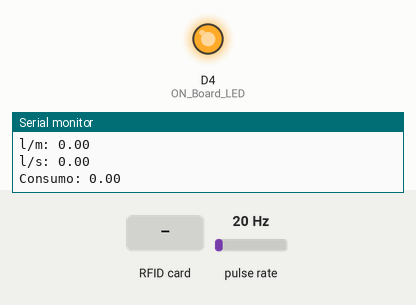
Bench run of a sketch on a simulated ESP8266 (NodeMCU). On the bench: output pins drawn as LEDs (lit = HIGH), the last lines printed to the serial monitor. Wiring (inferred from the names in the program): pulse sensor: data D3. Inputs (shaded band) come from the test bench; at power-on: pulse rate 20 Hz. WiFi joins after 1.5 s; servers stay silent unless stated; uploads are accepted with an empty reply.

Above: at 3.2 s.
3.3 s: RFID card 5E 7A 19 C4 held to the reader
At 4.2 s:
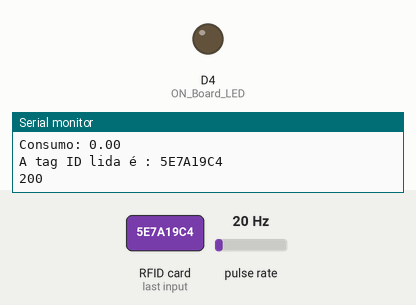
Timing chart, 0 to 6.3 s (numbered marks = the images above; inputs shaded):
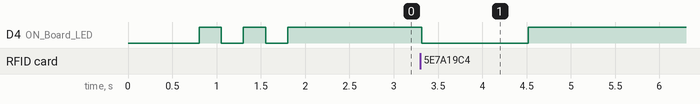

The sketch:

williMeterPHP.ino
```cpp
/*
# # # # # # # # # # # # # # # # # # # # # # # # # # # # # # # # # # # #
# RFID MFRC522 / RC522 Library : https://github.com/miguelbalboa/rfid #
#                                                                     #
#                 Installation :                                      #
# NodeMCU ESP8266/ESP12E    RFID MFRC522 / RC522                      #
#         D2       <---------->   SDA/SS                              #
#         D5       <---------->   SCK                                 #
#         D7       <---------->   MOSI                                #
#         D6       <---------->   MISO                                #
#         GND      <---------->   GND                                 #
#         D1       <---------->   RST                                 #
#         3V/3V3   <---------->   3.3V                                #
# # # # # # # # # # # # # # # # # # # # # # # # # # # # # # # # # # # #
*/

//---------------------------------------- adiciona as library ---------------------------------------------------------------------------------------------------------------//
#include <ESP8266WebServer.h>
#include <ESP8266HTTPClient.h>
#include <SPI.h>
#include <MFRC522.h>
//------------------------------------------------------------------------------------------------------------------------------------------------------------------------------------------//

#define SS_PIN D2  //--> SDA / SS is connected to pinout D2
#define RST_PIN D1  //--> RST is connected to pinout D1
#define FLOWSENSOR D3 // Sensor de Fluxo
#define ON_Board_LED 2  //--> Defining an On Board LED, used for indicators when the process of connecting to a wifi router
//conforme datasheet, Hz = 7.5*Q onde Q é o fluxo em L/M
#define calibrationFactor 7.5
//---------------------------------------- info do wifi -------------------------------------------------------------------------------------------------------------//
const char* ssid = "SAMPAIO1";
const char* password = "familiasampaio";
//------------------------------------------------------------------------------------------------------------------------------------------------------------------------------------------//

MFRC522 mfrc522(SS_PIN, RST_PIN);  //--> Create MFRC522 instance.
ESP8266WebServer server(80);  //--> Server on port 80

// armazena a quant. de pulsos.
volatile int frequencia = 0;
// variaveis para teste
float consumo;
float fluxoPorMinuto;
float fluxoPorSegundo;
int tempoLoop, tempoAberto;
bool solenoide;
bool enchendo;
byte readcard[4];
char str[32] = "";
String StrUID;

//-----------------------------------------------------------------------------------------------SETUP--------------------------------------------------------------------------------------//
void setup() {
  Serial.begin(115200); //--> Initialize serial communications with the PC
  SPI.begin();      //--> Init SPI bus
  mfrc522.PCD_Init(); //--> Init MFRC522 card
  //Delay apenas por precaução para dar tempo dos sensores estabilizarem
  delay(500);

  WiFi.begin(ssid, password); //--> Connect to your WiFi router

  pinMode(FLOWSENSOR, INPUT);
  pinMode(ON_Board_LED,OUTPUT);
  digitalWrite(ON_Board_LED, HIGH); //--> Turn off Led On Board

  //----------------------------------------Wait for connection
  Serial.print("Connecting");
  while (WiFi.status() != WL_CONNECTED) {
    Serial.print(".");
    //----------------------------------------Make the On Board Flashing LED on the process of connecting to the wifi router.
    digitalWrite(ON_Board_LED, LOW);
    delay(250);
    digitalWrite(ON_Board_LED, HIGH);
    delay(250);
  }
  digitalWrite(ON_Board_LED, HIGH); //--> Turn off the On Board LED when it is connected to the wifi router.

  // adiciona a interrupção do sensor
  attachInterrupt(digitalPinToInterrupt(FLOWSENSOR), flow, RISING); // Setup Interrupt
  // para calculo de fluxo
  tempoLoop = millis();
  tempoAberto = millis();
  solenoide = false;
  enchendo = false;
  frequencia = 0;
  consumo = 0;
  fluxoPorMinuto = 0;
  fluxoPorSegundo = 0;
  //----------------------------------------If successfully connected to the wifi router, the IP Address that will be visited is displayed in the serial monitor
  Serial.println("");
  Serial.print("Successfully connected to : ");
  Serial.println(ssid);
  Serial.print("IP address: ");
  Serial.println(WiFi.localIP());

  Serial.println("Aproxime um cartão para liberar a torneira");
  Serial.println("");
}
//------------------------------------------------------------------------------------------------------------------------------------------------------------------------------------------//

//-----------------------------------------------------------------------------------------------LOOP---------------------------------------------------------------------------------------//
void loop() {

  //Quando obtiver leitura do RFID, entra nessa seção e envia para o front end.
  if(getid()) {
    digitalWrite(ON_Board_LED, LOW);
    HTTPClient http;    //Declare object of class HTTPClient

    String UIDresultSend, postData;
    UIDresultSend = StrUID;

    //Post Data
    postData = "UIDresult=" + UIDresultSend;

    http.begin("http://10.0.1.12/williMeter/getUID.php");
    http.addHeader("Content-Type", "application/x-www-form-urlencoded");

    Serial.println(UIDresultSend);
    Serial.println(http.POST(postData));   //Print HTTP return code
    //Get the response payload
    Serial.println(http.getString());    //Print request response payload
    http.end();  //Close connection
    // esse delay precisa testar e ver se no caso de duas torneiras dará problema.
    delay(1000);
    digitalWrite(ON_Board_LED, HIGH);
    // precisa tratar, caso a tagID seja cadastrada e tenha saldo, liberar solenoide
    solenoide = true;
  }

/*  if (solenoide) {
    digitalWrite(ON_Board_LED, LOW);
    abreFecha();
  }*/
  calculaConsumo();
}
//------------------------------------------------------------------------------------------------------------------------------------------------------------------------------------------//

//---------------------------------------- Leitura do cartão ---------------------------------------------------------------------------------//
int getid() {
  if(!mfrc522.PICC_IsNewCardPresent()) {
    return 0;
  }
  if(!mfrc522.PICC_ReadCardSerial()) {
    return 0;
  }
  Serial.print("A tag ID lida é : ");
  for(int i=0;i<4;i++){
    readcard[i]=mfrc522.uid.uidByte[i]; //armazena a tagID no array
    array_to_string(readcard, 4, str);
    StrUID = str;
  }
  mfrc522.PICC_HaltA();
  return 1;
}
//------------------------------------------------------------------------------------------------------------------------------------------------------------------------------------------//

//---------------------------------------- Converte o array lido em String ------------------------------------------------------------------------------//
void array_to_string(byte array[], int len, char buffer[]) {
    for (int i = 0; i < len; i++)
    {
        byte nib1 = (array[i] >> 4) & 0x0F;
        byte nib2 = (array[i] >> 0) & 0x0F;
        buffer[i*2+0] = nib1  < 0xA ? '0' + nib1  : 'A' + nib1  - 0xA;
        buffer[i*2+1] = nib2  < 0xA ? '0' + nib2  : 'A' + nib2  - 0xA;
    }
    buffer[len*2] = '\0';
}
//------------------------------------------------------------------------------------------------------------------------------------------------------------------------------------------//

// -------------------- Função da interrupção do sensor quando houver passagem -------------------------------------------------------------------------------------------------------------//
ICACHE_RAM_ATTR void flow ()
{
   frequencia++;
}

// ------------------- Calcula o consumo caso tenha ---------------------------------------------------------------------------------------------------------------------------------------- //
void calculaConsumo(){
  int tempoAtual = millis() - tempoLoop;
  if (tempoAtual >= 1000) {
      tempoLoop = millis();
      if (frequencia != 0) {
        //retira a interrupção no momento de calcular para evitar saída do método e possível incremento na frequencia.
        detachInterrupt(digitalPinToInterrupt(FLOWSENSOR));
        //Pode ser que a rotina nao execute exatamente a cada segundo entao faz a compensação.
        fluxoPorMinuto = ((1000 / tempoAtual) * frequencia) / calibrationFactor;
        fluxoPorSegundo = fluxoPorMinuto / 60;
        consumo += fluxoPorSegundo;
        //prints para teste
        Serial.print("Hz: ");
        Serial.println(frequencia);
        Serial.print("l/m: ");
        Serial.println(fluxoPorMinuto);
        Serial.print("l/s: ");
        Serial.println(fluxoPorSegundo);
        Serial.print("Consumo: ");
        Serial.println(consumo);
        frequencia = 0;
        // abateSaldo();
        attachInterrupt(digitalPinToInterrupt(FLOWSENSOR), flow, RISING);
        //enchendo = true;
      }
     // else enchendo = false;
  }
}


// ------------------- Caso passe 3 segungos sem fluxo fecha solenoide ------------------------------------------------------------------------------------------------------------------------ //
/* void abreFecha(){
  int tempoAtual = millis() - tempoAberto;
  if (tempoAtual >= 3000){
    tempoAberto = millis();
    if (!enchendo){
        solenoide = false;
        //fecha solenoide
        digitalWrite(ON_Board_LED, HIGH);
    }
  }
}*/
```

Measured:
- after the input at 3.3 s, D4 (ON_Board_LED): HIGH → LOW at once, → HIGH 1.2 s later
